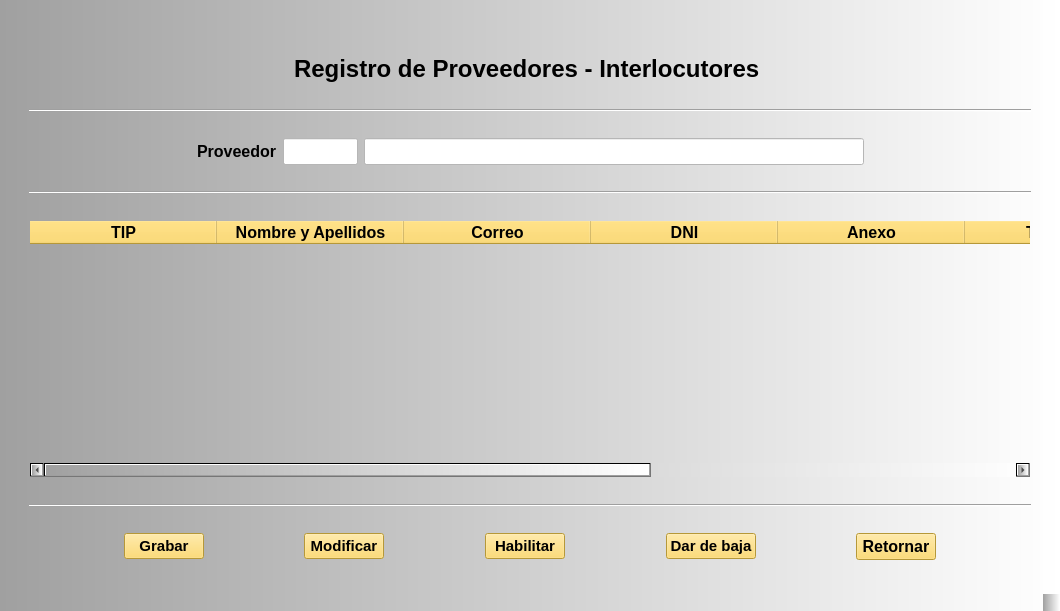
<?xml version="1.0" encoding="UTF-8"?>
<ui version="4.0">
 <class>MainWindow</class>
 <widget class="QMainWindow" name="MainWindow">
  <property name="geometry">
   <rect>
    <x>0</x>
    <y>0</y>
    <width>1060</width>
    <height>611</height>
   </rect>
  </property>
  <property name="windowTitle">
   <string>Interlocutores </string>
  </property>
  <property name="styleSheet">
   <string notr="true">background-color: qlineargradient(spread:pad, x1:0, y1:0, x2:1, y2:0, stop:0 rgba(160, 160, 160, 255), stop:1 rgba(255, 255, 255, 255));</string>
  </property>
  <widget class="QWidget" name="centralwidget">
   <layout class="QGridLayout" name="gridLayout">
    <item row="0" column="0">
     <spacer name="verticalSpacer">
      <property name="orientation">
       <enum>Qt::Vertical</enum>
      </property>
      <property name="sizeHint" stdset="0">
       <size>
        <width>20</width>
        <height>513</height>
       </size>
      </property>
     </spacer>
    </item>
    <item row="0" column="1">
     <layout class="QVBoxLayout" name="verticalLayout">
      <item>
       <spacer name="horizontalSpacer_13">
        <property name="orientation">
         <enum>Qt::Horizontal</enum>
        </property>
        <property name="sizeHint" stdset="0">
         <size>
          <width>40</width>
          <height>20</height>
         </size>
        </property>
       </spacer>
      </item>
      <item>
       <layout class="QHBoxLayout" name="horizontalLayout">
        <item>
         <widget class="QLabel" name="lbLogo_Mp">
          <property name="styleSheet">
           <string notr="true">background-color: rgba(255, 255, 255, 0);</string>
          </property>
         </widget>
        </item>
        <item>
         <spacer name="horizontalSpacer">
          <property name="orientation">
           <enum>Qt::Horizontal</enum>
          </property>
          <property name="sizeHint" stdset="0">
           <size>
            <width>40</width>
            <height>20</height>
           </size>
          </property>
         </spacer>
        </item>
        <item>
         <widget class="QLabel" name="lbLogo_Soc">
          <property name="styleSheet">
           <string notr="true">background-color: rgba(255, 255, 255, 0);</string>
          </property>
         </widget>
        </item>
       </layout>
      </item>
      <item>
       <layout class="QHBoxLayout" name="horizontalLayout_2">
        <item>
         <spacer name="horizontalSpacer_2">
          <property name="orientation">
           <enum>Qt::Horizontal</enum>
          </property>
          <property name="sizeHint" stdset="0">
           <size>
            <width>40</width>
            <height>20</height>
           </size>
          </property>
         </spacer>
        </item>
        <item>
         <widget class="QLabel" name="label_2">
          <property name="font">
           <font>
            <pointsize>18</pointsize>
            <weight>75</weight>
            <bold>true</bold>
           </font>
          </property>
          <property name="styleSheet">
           <string notr="true">background-color: rgba(255, 255, 255, 0);</string>
          </property>
          <property name="text">
           <string>Registro de Proveedores - Interlocutores </string>
          </property>
         </widget>
        </item>
        <item>
         <spacer name="horizontalSpacer_3">
          <property name="orientation">
           <enum>Qt::Horizontal</enum>
          </property>
          <property name="sizeHint" stdset="0">
           <size>
            <width>40</width>
            <height>20</height>
           </size>
          </property>
         </spacer>
        </item>
       </layout>
      </item>
      <item>
       <spacer name="horizontalSpacer_8">
        <property name="orientation">
         <enum>Qt::Horizontal</enum>
        </property>
        <property name="sizeHint" stdset="0">
         <size>
          <width>40</width>
          <height>20</height>
         </size>
        </property>
       </spacer>
      </item>
      <item>
       <widget class="Line" name="line_2">
        <property name="orientation">
         <enum>Qt::Horizontal</enum>
        </property>
       </widget>
      </item>
      <item>
       <spacer name="horizontalSpacer_9">
        <property name="orientation">
         <enum>Qt::Horizontal</enum>
        </property>
        <property name="sizeHint" stdset="0">
         <size>
          <width>40</width>
          <height>20</height>
         </size>
        </property>
       </spacer>
      </item>
      <item>
       <layout class="QHBoxLayout" name="horizontalLayout_4">
        <item>
         <spacer name="horizontalSpacer_15">
          <property name="orientation">
           <enum>Qt::Horizontal</enum>
          </property>
          <property name="sizeHint" stdset="0">
           <size>
            <width>40</width>
            <height>20</height>
           </size>
          </property>
         </spacer>
        </item>
        <item>
         <widget class="QLabel" name="label_3">
          <property name="font">
           <font>
            <pointsize>12</pointsize>
            <weight>75</weight>
            <bold>true</bold>
           </font>
          </property>
          <property name="styleSheet">
           <string notr="true">background-color: rgba(255, 255, 255, 0);</string>
          </property>
          <property name="text">
           <string>Proveedor</string>
          </property>
         </widget>
        </item>
        <item>
         <widget class="QLineEdit" name="leCod_Prov">
          <property name="enabled">
           <bool>true</bool>
          </property>
          <property name="maximumSize">
           <size>
            <width>75</width>
            <height>16777215</height>
           </size>
          </property>
          <property name="font">
           <font>
            <pointsize>12</pointsize>
            <weight>50</weight>
            <bold>false</bold>
           </font>
          </property>
          <property name="styleSheet">
           <string notr="true">background-color: rgb(255, 255, 255);
</string>
          </property>
          <property name="maxLength">
           <number>4</number>
          </property>
          <property name="frame">
           <bool>true</bool>
          </property>
         </widget>
        </item>
        <item>
         <widget class="QLineEdit" name="leRazon_Social">
          <property name="enabled">
           <bool>true</bool>
          </property>
          <property name="minimumSize">
           <size>
            <width>500</width>
            <height>0</height>
           </size>
          </property>
          <property name="font">
           <font>
            <pointsize>12</pointsize>
            <weight>50</weight>
            <bold>false</bold>
           </font>
          </property>
          <property name="styleSheet">
           <string notr="true">background-color: rgb(255, 255, 255);</string>
          </property>
          <property name="maxLength">
           <number>80</number>
          </property>
         </widget>
        </item>
        <item>
         <spacer name="horizontalSpacer_16">
          <property name="orientation">
           <enum>Qt::Horizontal</enum>
          </property>
          <property name="sizeHint" stdset="0">
           <size>
            <width>40</width>
            <height>20</height>
           </size>
          </property>
         </spacer>
        </item>
       </layout>
      </item>
      <item>
       <spacer name="horizontalSpacer_17">
        <property name="orientation">
         <enum>Qt::Horizontal</enum>
        </property>
        <property name="sizeHint" stdset="0">
         <size>
          <width>40</width>
          <height>20</height>
         </size>
        </property>
       </spacer>
      </item>
      <item>
       <widget class="Line" name="line_3">
        <property name="orientation">
         <enum>Qt::Horizontal</enum>
        </property>
       </widget>
      </item>
      <item>
       <spacer name="horizontalSpacer_14">
        <property name="orientation">
         <enum>Qt::Horizontal</enum>
        </property>
        <property name="sizeHint" stdset="0">
         <size>
          <width>40</width>
          <height>20</height>
         </size>
        </property>
       </spacer>
      </item>
      <item>
       <widget class="QTableWidget" name="tbwRegistro_Prov">
        <property name="font">
         <font>
          <pointsize>12</pointsize>
         </font>
        </property>
        <property name="styleSheet">
         <string notr="true">QHeaderView::section
{
background-color: rgb(255, 213, 79);
}

QTableWidget

{background-color: rgba(255, 255, 255, 0);}</string>
        </property>
        <property name="selectionBehavior">
         <enum>QAbstractItemView::SelectRows</enum>
        </property>
        <attribute name="horizontalHeaderDefaultSectionSize">
         <number>187</number>
        </attribute>
        <attribute name="verticalHeaderVisible">
         <bool>false</bool>
        </attribute>
        <row>
         <property name="text">
          <string>New Row</string>
         </property>
        </row>
        <column>
         <property name="text">
          <string>TIP</string>
         </property>
         <property name="font">
          <font>
           <pointsize>12</pointsize>
           <weight>75</weight>
           <bold>true</bold>
          </font>
         </property>
        </column>
        <column>
         <property name="text">
          <string>Nombre y Apellidos</string>
         </property>
         <property name="font">
          <font>
           <pointsize>12</pointsize>
           <weight>75</weight>
           <bold>true</bold>
          </font>
         </property>
        </column>
        <column>
         <property name="text">
          <string>Correo</string>
         </property>
         <property name="font">
          <font>
           <pointsize>12</pointsize>
           <weight>75</weight>
           <bold>true</bold>
          </font>
         </property>
        </column>
        <column>
         <property name="text">
          <string>DNI</string>
         </property>
         <property name="font">
          <font>
           <pointsize>12</pointsize>
           <weight>75</weight>
           <bold>true</bold>
          </font>
         </property>
        </column>
        <column>
         <property name="text">
          <string>Anexo</string>
         </property>
         <property name="font">
          <font>
           <pointsize>12</pointsize>
           <weight>75</weight>
           <bold>true</bold>
          </font>
         </property>
        </column>
        <column>
         <property name="text">
          <string>Telf. Fijo</string>
         </property>
         <property name="font">
          <font>
           <pointsize>12</pointsize>
           <weight>75</weight>
           <bold>true</bold>
          </font>
         </property>
        </column>
        <column>
         <property name="text">
          <string>Telf. Celular</string>
         </property>
         <property name="font">
          <font>
           <pointsize>12</pointsize>
           <weight>75</weight>
           <bold>true</bold>
          </font>
         </property>
        </column>
        <column>
         <property name="text">
          <string>Estado</string>
         </property>
         <property name="font">
          <font>
           <pointsize>12</pointsize>
           <weight>75</weight>
           <bold>true</bold>
          </font>
         </property>
        </column>
       </widget>
      </item>
      <item>
       <spacer name="horizontalSpacer_10">
        <property name="orientation">
         <enum>Qt::Horizontal</enum>
        </property>
        <property name="sizeHint" stdset="0">
         <size>
          <width>40</width>
          <height>20</height>
         </size>
        </property>
       </spacer>
      </item>
      <item>
       <widget class="Line" name="line">
        <property name="orientation">
         <enum>Qt::Horizontal</enum>
        </property>
       </widget>
      </item>
      <item>
       <spacer name="horizontalSpacer_11">
        <property name="orientation">
         <enum>Qt::Horizontal</enum>
        </property>
        <property name="sizeHint" stdset="0">
         <size>
          <width>40</width>
          <height>20</height>
         </size>
        </property>
       </spacer>
      </item>
      <item>
       <layout class="QHBoxLayout" name="horizontalLayout_3">
        <item>
         <spacer name="horizontalSpacer_7">
          <property name="orientation">
           <enum>Qt::Horizontal</enum>
          </property>
          <property name="sizeHint" stdset="0">
           <size>
            <width>40</width>
            <height>20</height>
           </size>
          </property>
         </spacer>
        </item>
        <item>
         <widget class="QPushButton" name="pbGrabar">
          <property name="font">
           <font>
            <pointsize>11</pointsize>
            <weight>75</weight>
            <bold>true</bold>
           </font>
          </property>
          <property name="styleSheet">
           <string notr="true">background-color: rgb(255, 213, 79);</string>
          </property>
          <property name="text">
           <string>Grabar</string>
          </property>
         </widget>
        </item>
        <item>
         <spacer name="horizontalSpacer_4">
          <property name="orientation">
           <enum>Qt::Horizontal</enum>
          </property>
          <property name="sizeHint" stdset="0">
           <size>
            <width>40</width>
            <height>20</height>
           </size>
          </property>
         </spacer>
        </item>
        <item>
         <widget class="QPushButton" name="pbModificar">
          <property name="font">
           <font>
            <pointsize>11</pointsize>
            <weight>75</weight>
            <bold>true</bold>
           </font>
          </property>
          <property name="styleSheet">
           <string notr="true">background-color: rgb(255, 213, 79);</string>
          </property>
          <property name="text">
           <string>Modificar</string>
          </property>
         </widget>
        </item>
        <item>
         <spacer name="horizontalSpacer_19">
          <property name="orientation">
           <enum>Qt::Horizontal</enum>
          </property>
          <property name="sizeHint" stdset="0">
           <size>
            <width>40</width>
            <height>20</height>
           </size>
          </property>
         </spacer>
        </item>
        <item>
         <widget class="QPushButton" name="pbHabilitar">
          <property name="font">
           <font>
            <pointsize>11</pointsize>
            <weight>75</weight>
            <bold>true</bold>
           </font>
          </property>
          <property name="styleSheet">
           <string notr="true">background-color: rgb(255, 213, 79);</string>
          </property>
          <property name="text">
           <string>Habilitar</string>
          </property>
         </widget>
        </item>
        <item>
         <spacer name="horizontalSpacer_5">
          <property name="orientation">
           <enum>Qt::Horizontal</enum>
          </property>
          <property name="sizeHint" stdset="0">
           <size>
            <width>40</width>
            <height>20</height>
           </size>
          </property>
         </spacer>
        </item>
        <item>
         <widget class="QPushButton" name="pbBaja">
          <property name="font">
           <font>
            <pointsize>11</pointsize>
            <weight>75</weight>
            <bold>true</bold>
           </font>
          </property>
          <property name="styleSheet">
           <string notr="true">background-color: rgb(255, 213, 79);</string>
          </property>
          <property name="text">
           <string>Dar de baja</string>
          </property>
         </widget>
        </item>
        <item>
         <spacer name="horizontalSpacer_18">
          <property name="orientation">
           <enum>Qt::Horizontal</enum>
          </property>
          <property name="sizeHint" stdset="0">
           <size>
            <width>40</width>
            <height>20</height>
           </size>
          </property>
         </spacer>
        </item>
        <item>
         <widget class="QPushButton" name="pbRetornar">
          <property name="font">
           <font>
            <pointsize>12</pointsize>
            <weight>75</weight>
            <bold>true</bold>
           </font>
          </property>
          <property name="styleSheet">
           <string notr="true">background-color: rgb(255, 213, 79);</string>
          </property>
          <property name="text">
           <string>Retornar</string>
          </property>
         </widget>
        </item>
        <item>
         <spacer name="horizontalSpacer_6">
          <property name="orientation">
           <enum>Qt::Horizontal</enum>
          </property>
          <property name="sizeHint" stdset="0">
           <size>
            <width>40</width>
            <height>20</height>
           </size>
          </property>
         </spacer>
        </item>
       </layout>
      </item>
      <item>
       <spacer name="horizontalSpacer_12">
        <property name="orientation">
         <enum>Qt::Horizontal</enum>
        </property>
        <property name="sizeHint" stdset="0">
         <size>
          <width>40</width>
          <height>20</height>
         </size>
        </property>
       </spacer>
      </item>
     </layout>
    </item>
    <item row="0" column="2">
     <spacer name="verticalSpacer_2">
      <property name="orientation">
       <enum>Qt::Vertical</enum>
      </property>
      <property name="sizeHint" stdset="0">
       <size>
        <width>20</width>
        <height>513</height>
       </size>
      </property>
     </spacer>
    </item>
   </layout>
  </widget>
  <widget class="QMenuBar" name="menubar">
   <property name="geometry">
    <rect>
     <x>0</x>
     <y>0</y>
     <width>1060</width>
     <height>21</height>
    </rect>
   </property>
  </widget>
  <widget class="QStatusBar" name="statusbar"/>
 </widget>
 <tabstops>
  <tabstop>leCod_Prov</tabstop>
  <tabstop>leRazon_Social</tabstop>
  <tabstop>tbwRegistro_Prov</tabstop>
  <tabstop>pbGrabar</tabstop>
  <tabstop>pbHabilitar</tabstop>
  <tabstop>pbBaja</tabstop>
  <tabstop>pbRetornar</tabstop>
 </tabstops>
 <resources/>
 <connections/>
</ui>
